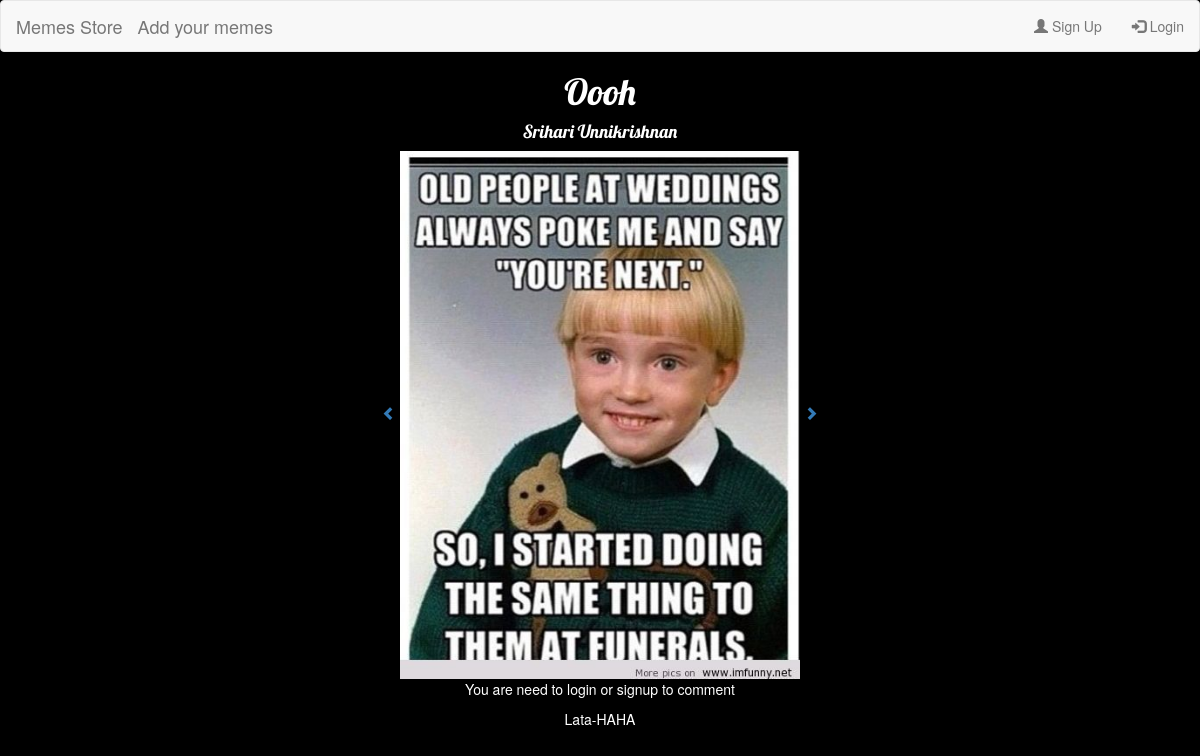
The page /photos/4/ on the database its author committed.
### photos/models.py (models this page shows, shortened)
class Memes(models.Model):
    joker=models.CharField(max_length=250)
    description=models.CharField(max_length=140)
    photo_link=models.FileField(upload_to=get_upload_file_name)

class Comment(models.Model):
    name=models.CharField(max_length=100)
    Memetitle=models.CharField(max_length=140)
    comment=models.CharField(max_length=100,null=True)

### photos/views.py (the view)
# urls.py: url(r'^(?P<meme_id>[0-9]+)/$',views.detail,name="meme_detail"),
def detail(request,meme_id):
     memes=get_object_or_404(Memes,pk=meme_id)
     if request.method=="POST":
         form=PostForm(request.POST)#populate
         if form.is_valid():
             comment=form.cleaned_data['comment']#add the data from the comment
             name=request.user.username
             meme_title=memes.description
             Comment.objects.create(name=name,comment=comment,Memetitle=meme_title)#make a new instance of the model
     else:
            form = PostForm()
     All_comments=Comment.objects.all()
     context={
         "name":memes.joker,
         "description":memes.description,
         "photo":memes.photo_link,
         "plus1":memes.id+1,
         "minus1":memes.id-1,
         "meme_id":meme_id,
         "form":form,
         "comment":All_comments,
         "hi":request.user.username
         }
     return render(request,"photos/detail.html",context)

### photos/templates/photos/detail.html (shortened to what this page needs)
<!DOCTYPE>
<html>
<head>
  <link rel="stylesheet" href="https://maxcdn.bootstrapcdn.com/bootstrap/3.3.7/css/bootstrap.min.css">
</head>
<body>
    <nav class="navbar navbar-default">
        <div class="container-fluid">
            <div class="navbar-header">
                <a class="navbar-brand" href="{%url 'memes_home'%}">Memes Store</a>
                <a class="navbar-brand" href="/photos/addmeme">Add your memes</a>
                </div>
                {%if not user.is_authenticated%}
                <ul class="nav navbar-nav navbar-right">
      <li><a href="/photos/add_me/"><span class="glyphicon glyphicon-user"></span> Sign Up</a></li>
      <li><a href="/photos/login/"><span class="glyphicon glyphicon-log-in"></span> Login</a></li>
    </ul>
    {%else%}
              <ul class="nav navbar-nav navbar-right">
      <li><a href="/photos/logout/"><span class="glyphicon glyphicon-log-out"></span>Not {{hi}}?,Logout</a></li>
              </ul>
    {%endif%}
        </div>
    </nav>
    <center>
        <h1>{{description}}</h1>
        <h4>{{name}}</h4></center>
    <center><a style="text-align:left;width:20%;" href="/photos/{{minus1}}">
          <span class="glyphicon glyphicon-chevron-left"></span>
        </a>
        {%load static%}
        <img src="{%static  photo%}" /><a style="text-align:left;width:20%;" href="/photos/{{plus1}}">
          <span class="glyphicon glyphicon-chevron-right"></span>
        </a></center>
       <center>
           {% if user.is_authenticated %}
           <form action="#" method="POST">
           {% csrf_token %}
           <div  style="padding-bottom: 10px;" > <span>{{form}}</span></div>
           <br/>
             <input  type="submit" value="Submit" />
       </form>
       {%else%}
       <p> You are need to login or signup to comment</p>
       {% endif %}
       {%for i in comment%}
       {%if i.Memetitle|lower == description|lower%}
       <p>{{i.name}}-{{i.comment}}</p>
       {%endif%}
       {%endfor%}
              </center>
</body>
</html>

### photos/templates/photos/detail.html (style rules this page uses)
body, html { color: white !important; background-color: black !important; }
h1,h4,form { font-family: 'Lobster' !important; }
img { width: 100%; max-width: 400px; }

### rows shown on the page
Memes: description "Oooh", joker "Srihari Unnikrishnan", photo_link (picture)
Comment: name "Lata", comment "HAHA"
